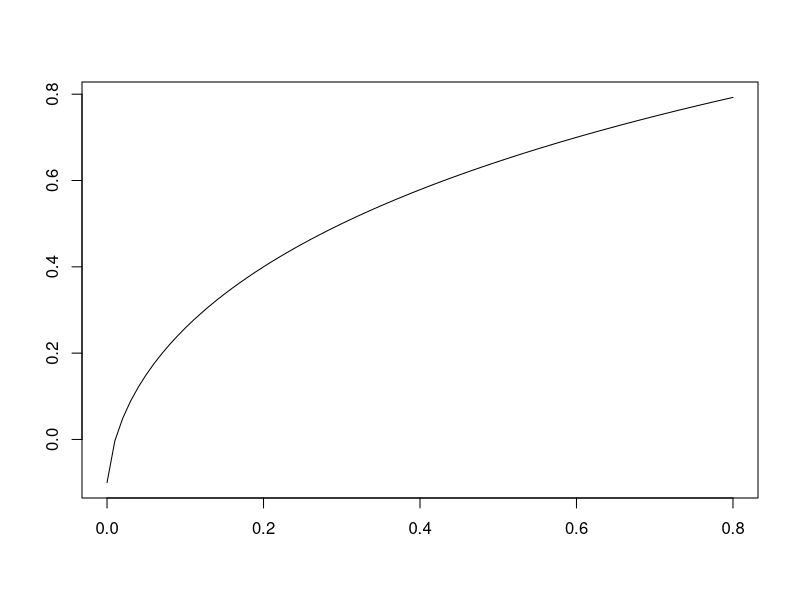

Reproduce this figure in R.
rm(list=ls())

b <- 2 #rate of speciation initiation
mu.g <- 0.1 # rate of extinction of good species 
mu.i <- 0.2 #rate of extinction of incipient species
lambda <- seq(0,0.8,0.01) #rate of transition from incipient to good

#sanity check
mu.i + lambda <= 1

leading.eigenvalues <- numeric() 

for(i in 1:length(lambda)){
  
  lambda.t <- lambda[i]
  #express the differential equations as a parameter matrix
  r1 <- c(-mu.g,lambda.t)
  r2 <- c(b,-(mu.i+lambda.t))
  M <- as.matrix(rbind(r1,r2))
  
  leading.eigenvalues[i] <- eigen(M)$values[2]
  
}


plot(lambda,leading.eigenvalues,type='l',xlab='',ylab='')






